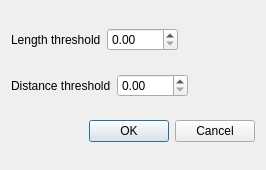
<?xml version="1.0" encoding="UTF-8"?>
<ui version="4.0">
 <class>ZSwcIsolationDialog</class>
 <widget class="QDialog" name="ZSwcIsolationDialog">
  <property name="geometry">
   <rect>
    <x>0</x>
    <y>0</y>
    <width>266</width>
    <height>170</height>
   </rect>
  </property>
  <property name="windowTitle">
   <string>Dialog</string>
  </property>
  <layout class="QVBoxLayout" name="verticalLayout">
   <item>
    <layout class="QHBoxLayout" name="horizontalLayout">
     <item>
      <widget class="QLabel" name="label">
       <property name="text">
        <string>Length threshold</string>
       </property>
      </widget>
     </item>
     <item>
      <widget class="QDoubleSpinBox" name="lengthDoubleSpinBox">
       <property name="maximum">
        <double>9999.989999999999782</double>
       </property>
      </widget>
     </item>
     <item>
      <spacer name="horizontalSpacer">
       <property name="orientation">
        <enum>Qt::Horizontal</enum>
       </property>
       <property name="sizeHint" stdset="0">
        <size>
         <width>40</width>
         <height>20</height>
        </size>
       </property>
      </spacer>
     </item>
    </layout>
   </item>
   <item>
    <layout class="QHBoxLayout" name="horizontalLayout_2">
     <item>
      <widget class="QLabel" name="label_2">
       <property name="text">
        <string>Distance threshold</string>
       </property>
      </widget>
     </item>
     <item>
      <widget class="QDoubleSpinBox" name="distDoubleSpinBox">
       <property name="maximum">
        <double>9999.989999999999782</double>
       </property>
      </widget>
     </item>
     <item>
      <spacer name="horizontalSpacer_2">
       <property name="orientation">
        <enum>Qt::Horizontal</enum>
       </property>
       <property name="sizeHint" stdset="0">
        <size>
         <width>40</width>
         <height>20</height>
        </size>
       </property>
      </spacer>
     </item>
    </layout>
   </item>
   <item>
    <widget class="QDialogButtonBox" name="buttonBox">
     <property name="orientation">
      <enum>Qt::Horizontal</enum>
     </property>
     <property name="standardButtons">
      <set>QDialogButtonBox::Cancel|QDialogButtonBox::Ok</set>
     </property>
    </widget>
   </item>
  </layout>
 </widget>
 <resources/>
 <connections>
  <connection>
   <sender>buttonBox</sender>
   <signal>accepted()</signal>
   <receiver>ZSwcIsolationDialog</receiver>
   <slot>accept()</slot>
   <hints>
    <hint type="sourcelabel">
     <x>248</x>
     <y>254</y>
    </hint>
    <hint type="destinationlabel">
     <x>157</x>
     <y>274</y>
    </hint>
   </hints>
  </connection>
  <connection>
   <sender>buttonBox</sender>
   <signal>rejected()</signal>
   <receiver>ZSwcIsolationDialog</receiver>
   <slot>reject()</slot>
   <hints>
    <hint type="sourcelabel">
     <x>316</x>
     <y>260</y>
    </hint>
    <hint type="destinationlabel">
     <x>286</x>
     <y>274</y>
    </hint>
   </hints>
  </connection>
 </connections>
</ui>
